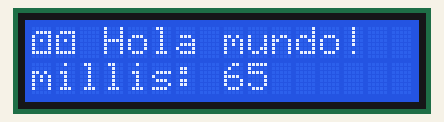
This sketch was run on a simulated Arduino Uno, built with avr-gcc and run on an emulated ATmega328P. Parts: 16×2 character LCD.

Above: at 0.21 s.
At 5.03 s:
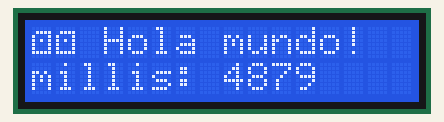
At 9.84 s:
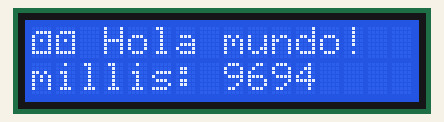
At 19.75 s:
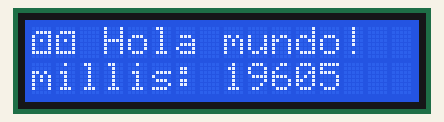
At 29.66 s:
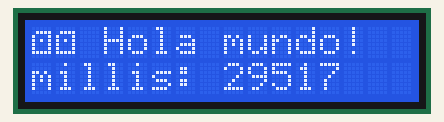
At 39.58 s:
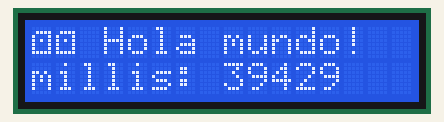

The sketch:

tema12.ino
```cpp
#include <LiquidCrystal.h>

LiquidCrystal lcd(12, 11, 5, 4, 3, 2); //Pines donde está conectado el LCD

byte sindormir[8] = {
  B00000,
  B01111,
  B10001,
  B10101,
  B10001,
  B10001,
  B11111,
  B00000
};

void setup() {
  lcd.createChar(0, sindormir);
  lcd.begin(16, 2); //16 columnas y 2 filas
  lcd.setCursor(0,0);
  lcd.write(byte(0));
  lcd.write(byte(0));
  lcd.print(" Hola mundo!");
  lcd.setCursor(0,1);
  lcd.print("millis: ");
}

void loop() {
  lcd.setCursor(8, 1);
  lcd.print(millis());
}
```
